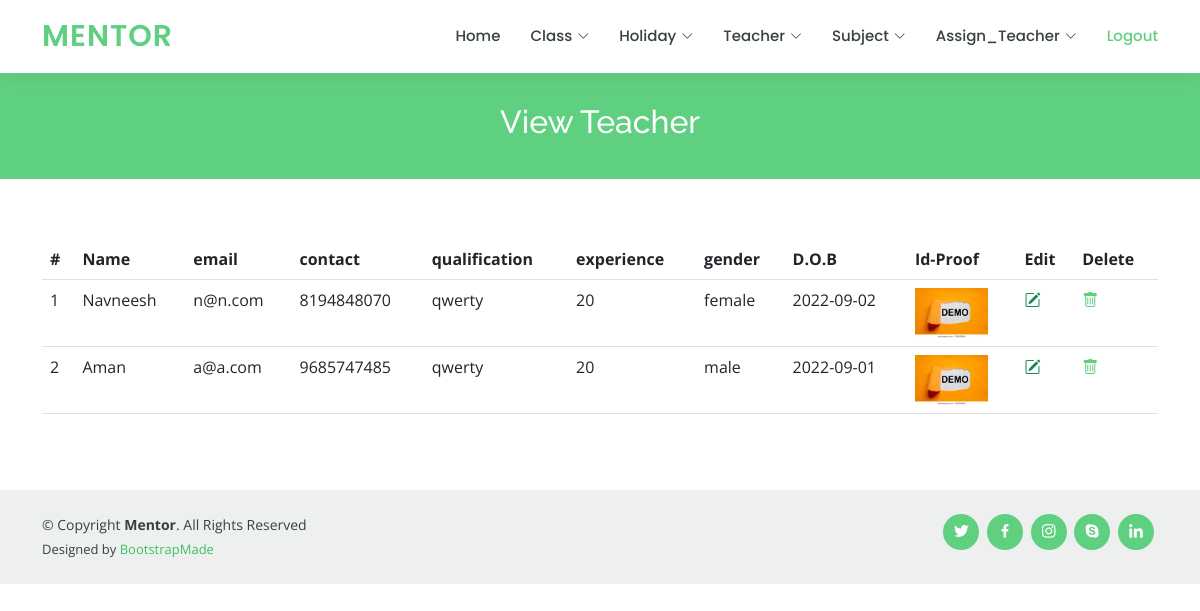
Screenshot of /admin/view_teacher.php (signed in) with the database file from the repository.
### tables this page shows
CREATE TABLE `teacher` (
  `id` int(30) NOT NULL,
  `name` varchar(30) NOT NULL,
  `email` varchar(30) NOT NULL,
  `password` varchar(50) NOT NULL,
  `contact` varchar(30) NOT NULL,
  `qualification` varchar(30) NOT NULL,
  `experience` varchar(30) NOT NULL,
  `gender` varchar(30) NOT NULL,
  `dob` varchar(30) NOT NULL,
  `id_proof` longtext NOT NULL
);

### admin/view_teacher.php (the view, shortened to what this page needs)
<?php
require "header.php";
?>
<main id="main">
    <div class="breadcrumbs" data-aos="fade-in">
        <div class="container">
            <h2>View Teacher</h2>
        </div>
    </div>
    <section id="about" class="about">
        <div class="container" data-aos="fade-up">
            <div class="row">
                <div class="col-lg-12 order-1 order-lg-2" data-aos="fade-left" data-aos-delay="100">
                    <table class="table">
                        <thead>
                            <tr>
                                <th scope="col">#</th>
                                <th scope="col">Name</th>
                                <th scope="col">email</th>
                                <th scope="col">contact</th>
                                <th scope="col">qualification</th>
                                <th scope="col">experience</th>
                                <th scope="col">gender</th>
                                <th scope="col">D.O.B</th>
                                <th scope="col">Id-Proof</th>
                                <th scope="col">Edit</th>
                                <th scope="col">Delete</th>
                            </tr>
                        </thead>
                        <tbody>
                            <?php
                            include "config.php";
                            $q = "select * from `teacher`";
                            $result = mysqli_query($conn,$q);
                            $i = 1;
                            foreach($result as $data){
                            ?>
                            <tr>
                                        <td><?php echo $i;?></td>
                                        <td><?php echo $data['name'];?></td>
                                        <td><?php echo $data['email'];?></td>
                                        <td><?php echo $data['contact'];?></td>
                                        <td><?php echo $data['qualification'];?></td>
                                        <td><?php echo $data['experience'];?></td>
                                        <td><?php echo $data['gender'];?></td>
                                        <td><?php echo $data['dob'];?></td>
                                        <td><img class="img img-fluid" style="height:50px;" src="../upload/<?php echo $data['id_proof'];?>"></td>
                                        <td><a href="edit_teacher.php?id=<?php echo $data['id'];?>" class="text-success fw-bold"><i class="bi bi-pencil-square"></i></a></td>
                                        <td><a href="delete_teacher.php?id=<?php echo $data['id'];?>"><i class="bi bi-trash"></i></a></td>
                                    </tr>
                                <?php
                                    $i++;
                                }
                            ?>
                        </tbody>
                    </table>
                </div>
            </div>
        </div>
    </section>
</main>
<?php
require "footer.php";
?>

### admin/header.php (shortened to what this page needs)
<!DOCTYPE html>
<html lang="en">
<head>
  <link href="assets/vendor/animate.css/animate.min.css" rel="stylesheet">
  <link href="assets/vendor/aos/aos.css" rel="stylesheet">
  <link href="assets/vendor/bootstrap/css/bootstrap.min.css" rel="stylesheet">
  <link href="assets/vendor/bootstrap-icons/bootstrap-icons.css" rel="stylesheet">
  <link href="assets/vendor/boxicons/css/boxicons.min.css" rel="stylesheet">
  <link href="assets/vendor/remixicon/remixicon.css" rel="stylesheet">
  <link href="assets/vendor/swiper/swiper-bundle.min.css" rel="stylesheet">
  <link href="assets/css/style.css" rel="stylesheet">
</head>
<body>
  <header id="header" class="fixed-top">
    <div class="container d-flex align-items-center">
      <h1 class="logo me-auto"><a href="index.php">Mentor</a></h1>
      <nav id="navbar" class="navbar order-last order-lg-0">
        <ul>
        <?php
          if (isset($_SESSION['admin_name'])) {
          ?>
          <li><a href="index.php">Home</a></li>
          <li class="dropdown"><a href="#"><span>Class</span> <i class="bi bi-chevron-down"></i></a>
          </li>
          <li class="dropdown"><a href="#"><span>Holiday</span> <i class="bi bi-chevron-down"></i></a>
          </li>
          <li class="dropdown"><a href="#"><span>Teacher</span> <i class="bi bi-chevron-down"></i></a>
          </li>
          <li class="dropdown"><a href="#"><span>Subject</span> <i class="bi bi-chevron-down"></i></a>
          </li>
          <li class="dropdown"><a href="#"><span>Assign_Teacher</span> <i class="bi bi-chevron-down"></i></a>
          </li>
          <li><a class="active" href="logout.php">Logout</a></li>
          <?php
          }
          ?>
        </ul>
      </nav>
    </div>
  </header>

### admin/footer.php (shortened to what this page needs)
<footer id="footer">
  <div class="container d-md-flex py-4">
    <div class="me-md-auto text-center text-md-start">
      <div class="copyright">
        &copy; Copyright <strong><span>Mentor</span></strong>. All Rights Reserved
      </div>
      <div class="credits">
        Designed by <a href="https://bootstrapmade.com/">BootstrapMade</a>
      </div>
    </div>
    <div class="social-links text-center text-md-right pt-3 pt-md-0">
      <a href="#" class="twitter"><i class="bx bxl-twitter"></i></a>
      <a href="#" class="facebook"><i class="bx bxl-facebook"></i></a>
      <a href="#" class="instagram"><i class="bx bxl-instagram"></i></a>
      <a href="#" class="google-plus"><i class="bx bxl-skype"></i></a>
      <a href="#" class="linkedin"><i class="bx bxl-linkedin"></i></a>
    </div>
  </div>
</footer>
</body>
</html>

### admin/assets/css/style.css (style rules this page uses)
body { font-family: "Open Sans", sans-serif; color: #444444; }
a { color: #5fcf80; text-decoration: none; }
h1, h2, h3, h4, h5, h6 { font-family: "Raleway", sans-serif; }
#header { background: #fff; transition: all 0.5s; z-index: 997; padding: 15px 0; box-shadow: 0px 0 18px rgba(55, 66, 59, 0.08); }
#header .logo { font-size: 30px; margin: 0; padding: 0; line-height: 1; font-weight: 600; letter-spacing: 1px; text-transform: uppercase; font-family: "Poppins", sans-serif; }
#header .logo a { color: #5fcf80; }
.navbar { padding: 0; }
.navbar ul { margin: 0; padding: 0; display: flex; list-style: none; align-items: center; }
.navbar li { position: relative; }
.navbar a, .navbar a:focus { display: flex; align-items: center; justify-content: space-between; padding: 10px 0 10px 30px; font-family: "Poppins", sans-serif; font-size: 15px; font-weight: 500; color: #37423b; white-space: nowrap; transition: 0.3s; }
.navbar a i, .navbar a:focus i { font-size: 12px; line-height: 0; margin-left: 5px; }
.navbar a:hover, .navbar .active, .navbar .active:focus, .navbar li:hover>a { color: #5fcf80; }
section { padding: 60px 0; overflow: hidden; }
.breadcrumbs { margin-top: 73px; text-align: center; background: #5fcf80; padding: 30px 0; color: #fff; }
.breadcrumbs h2 { font-size: 32px; font-weight: 500; }
#footer { color: #37423b; font-size: 14px; background: #eef0ef; }
#footer .credits { padding-top: 5px; font-size: 13px; }
#footer .credits a { color: #3ac162; transition: 0.3s; }
#footer .social-links a { font-size: 18px; display: inline-block; background: #5fcf80; color: #fff; line-height: 1; padding: 8px 0; margin-right: 4px; border-radius: 50%; text-align: center; width: 36px; height: 36px; transition: 0.3s; }

### rows the page displays
teacher: name "Navneesh", email "n@n.com", contact "8194848070", qualification "qwerty", experience "20", gender "female", dob "2022-09-02", id_proof (picture)
teacher: name "Aman", email "a@a.com", contact "9685747485", qualification "qwerty", experience "20", gender "male", dob "2022-09-01", id_proof (picture)
